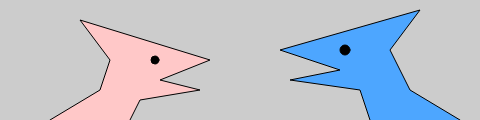
Frame 1 (no input)
Frame 60 (no input): identical to frame 1, image omitted
Frame 120 (the mouse pressed at the canvas centre since frame 60): identical to frame 1, image omitted

The p5.js sketch that drew this single still picture (run headless with seeded random() and noise() and a simulated clock; from frame 60 on, the mouse is pressed at the canvas centre):

// p5.js sketch
// ── sketch.js
function setup() {
  createCanvas(480, 120);
  colorMode(RGB,255,255,255,255);
}

function draw() {
  background(204);
  
  //Peco
  fill(255, 200, 200);
  
  beginShape();
  vertex(50,120);
  vertex(100,90);
  vertex(110,60);
  vertex(80,20);
  vertex(210,60);
  vertex(160,80);
  vertex(200,90);
  vertex(140,100);
  vertex(130,120);
  endShape();
  
  fill(0);
  ellipse(155,60,8,8);
  
  //Teco
  fill(77,166,255);
  
  beginShape();
  vertex(370,120);
  vertex(360,90);
  vertex(290,80);
  vertex(340,70);
  vertex(280,50);
  vertex(420,10);
  vertex(390,50);
  vertex(410,90);
  vertex(460,120);
  endShape();
  
  fill(0);
  ellipse(345,50,10,10);
  
  
}
